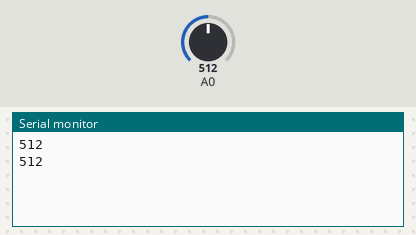
Simulated run of this sketch. Board: Arduino Uno, built with avr-gcc and run on an emulated ATmega328P. Shown: the last lines printed to the serial monitor. The test bench sets the inputs (shaded band); at power-on: A0 = 512.

Above: at 2.8 s.
2.9 s: A0 set to 716
At 4.8 s:
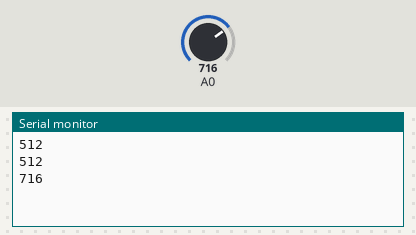
5.6 s: A0 set to 900
At 7.5 s:
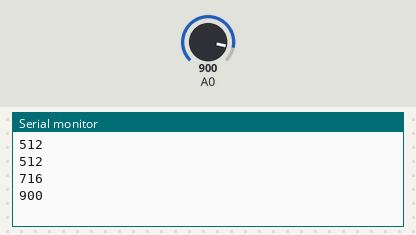
Timing chart, 0 to 9.0 s (numbered marks = the images above; inputs shaded):
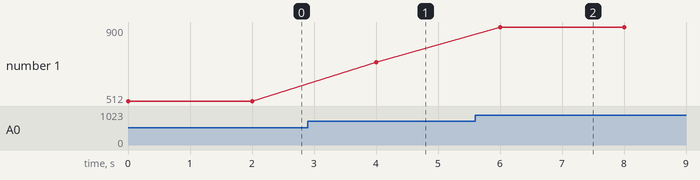

The sketch:

Reading_data_from_arduino_and_sensors_with_Python_Script.ino
```cpp
void setup(){
  Serial.begin(9600);
  pinMode(A0,INPUT);
}
void loop(){
  int sensorvalue =analogRead(A0);
  Serial.println(sensorvalue);
  delay(2000);
}
```

Measured:
- after the input at 2.9 s, the serial monitor: prints a new line after 1.1 s (image 1)
- after the input at 5.6 s, the serial monitor: prints a new line after 0.40 s (image 2)
- plotted number 1: 512 → 716 after the input at 2.9 s, 716 → 900 after the input at 5.6 s
